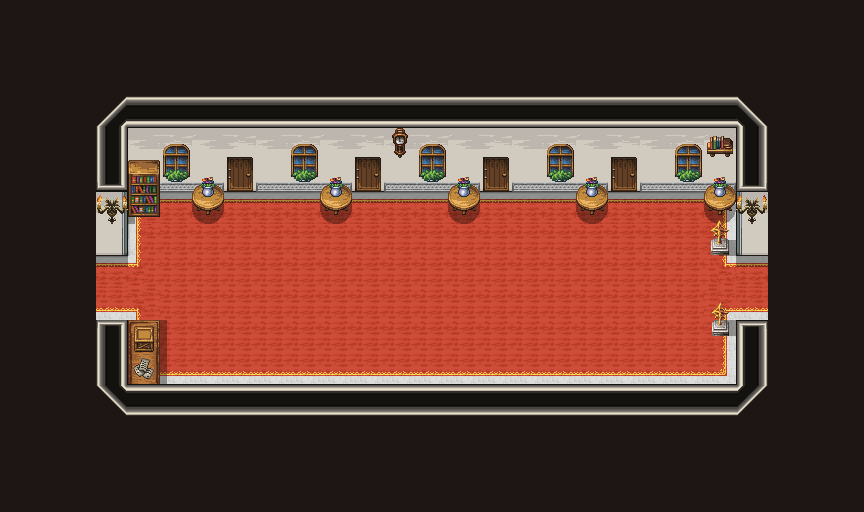

Below is a game level as drawn by its tile map, then a one-line description and the .tmx that defines it (tile-layer data replaced by summaries):
An orthogonal 27x16 tile map with 32x32 px tiles, 13 tile layers (black, floor, carpet, wall1, ...).

<map version="1.9" tiledversion="1.9.1" orientation="orthogonal" renderorder="right-down" width="27" height="16" tilewidth="32" tileheight="32" infinite="0" nextlayerid="14" nextobjectid="1">
  <tileset firstgid="1" source="../21_tsx/Church_town.tsx" />
  <layer id="5" name="black" width="27" height="16">
    <data>[432 cells, 4 non-empty, 1 distinct tile ids]</data>
  </layer>
  <layer id="4" name="floor" width="27" height="16">
    <data>[432 cells, 147 non-empty, 5 distinct tile ids]</data>
  </layer>
  <layer id="7" name="carpet" width="27" height="16">
    <data>[432 cells, 118 non-empty, 13 distinct tile ids]</data>
  </layer>
  <layer id="2" name="wall1" width="27" height="16">
    <data>[432 cells, 71 non-empty, 23 distinct tile ids]</data>
  </layer>
  <layer id="11" name="wall2" width="27" height="16">
    <data>[432 cells, 15 non-empty, 3 distinct tile ids]</data>
  </layer>
  <layer id="13" name="shadow" width="27" height="16">
    <data>[432 cells, 25 non-empty, 6 distinct tile ids]</data>
  </layer>
  <layer id="6" name="furniture1" width="27" height="16">
    <data>[432 cells, 35 non-empty, 12 distinct tile ids]</data>
  </layer>
  <layer id="8" name="furniture2" width="27" height="16">
    <data>[432 cells, 12 non-empty, 4 distinct tile ids]</data>
  </layer>
  <layer id="10" name="chara" width="27" height="16">
    <data>[432 cells, 0 non-empty, 0 distinct tile ids]</data>
  </layer>
  <layer id="9" name="furniture3" width="27" height="16">
    <data>[432 cells, 3 non-empty, 3 distinct tile ids]</data>
  </layer>
  <layer id="12" name="furniture4" width="27" height="16">
    <data>[432 cells, 2 non-empty, 2 distinct tile ids]</data>
  </layer>
  <layer id="3" name="wall3" width="27" height="16">
    <data>[432 cells, 21 non-empty, 3 distinct tile ids]</data>
  </layer>
  <layer id="1" name="black" width="27" height="16">
    <data>[432 cells, 222 non-empty, 1 distinct tile ids]</data>
  </layer>
</map>
